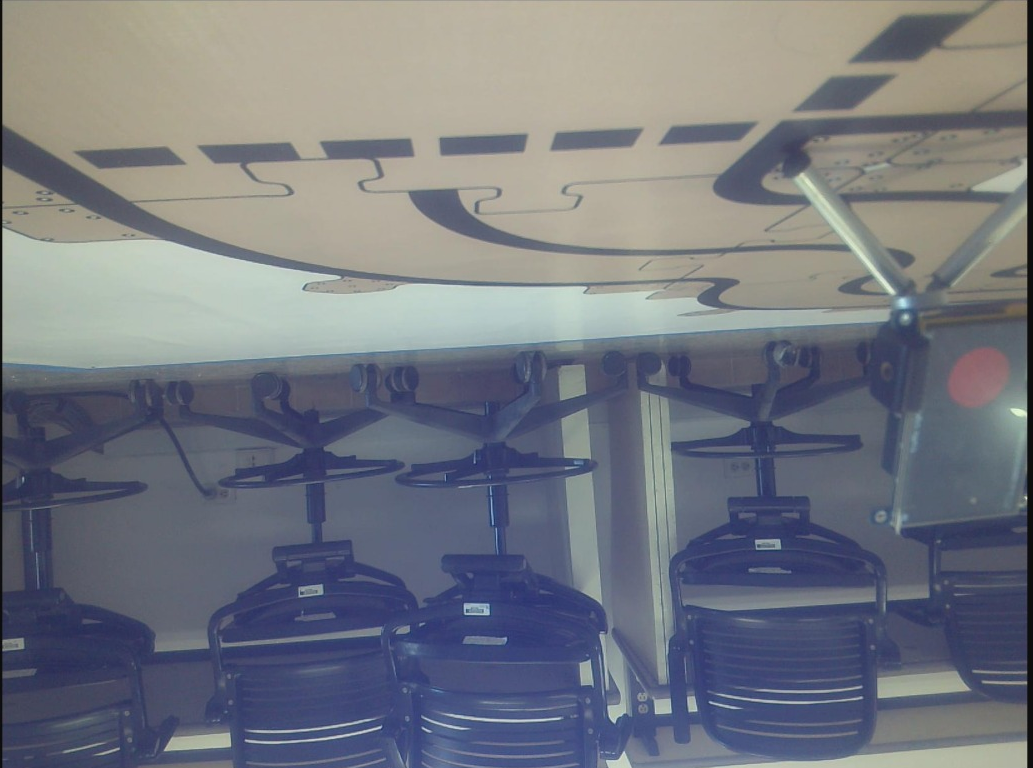
#> input picture image.png, 1033 x 768 px
$ python calibration_complex_lines.py ../image.png
#> lines starting #> are read from the running program, lines starting #| are printed output that depends on the picture; after the words box and inside, x2 and y2 are one past the last pixel; in counts of white or black regions, pixels touching at a corner belong together
"""Interactive parameter tuner for contour-based line detection."""

import cv2 as cv
import numpy as np
import sys
import os


# Defaults
DEFAULTS = {
    "T_init": 185,
    "T_min": 127,
    "T_max": 222,
    "dark_min_x10": 20,
    "dark_max_x10": 24  ,
    "roi_top_x100": 68,
    "min_area": 3753,
    "blur": 21,
    "morph": 9,
    "turn_angle": 36,
    "shift_max": 130

}


# Tuner UI
WIN_CTRL  = "Controls"
WIN_DEBUG = "Debug"
WIN_BIN   = "Binary (ROI)"


def nothing(_):
    pass


def build_window():
    cv.namedWindow(WIN_CTRL, cv.WINDOW_NORMAL)
    cv.resizeWindow(WIN_CTRL, 460, 520)

    cv.createTrackbar("T init",        WIN_CTRL, DEFAULTS["T_init"],       255, nothing)
    cv.createTrackbar("T min",         WIN_CTRL, DEFAULTS["T_min"],        255, nothing)
    cv.createTrackbar("T max",         WIN_CTRL, DEFAULTS["T_max"],        255, nothing)
    cv.createTrackbar("dark% min x10", WIN_CTRL, DEFAULTS["dark_min_x10"], 500, nothing)
    cv.createTrackbar("dark% max x10", WIN_CTRL, DEFAULTS["dark_max_x10"], 500, nothing)
    cv.createTrackbar("ROI top %",     WIN_CTRL, DEFAULTS["roi_top_x100"],  99, nothing)
    cv.createTrackbar("min area",      WIN_CTRL, DEFAULTS["min_area"],   5000, nothing)
    cv.createTrackbar("blur (odd)",    WIN_CTRL, DEFAULTS["blur"],         21, nothing)
    cv.createTrackbar("morph kernel",  WIN_CTRL, DEFAULTS["morph"],        15, nothing)
    cv.createTrackbar("turn angle",    WIN_CTRL, DEFAULTS["turn_angle"],   90, nothing)
    cv.createTrackbar("shift max px",  WIN_CTRL, DEFAULTS["shift_max"],   200, nothing)


def reset_window():
    for name, key in [
        ("T init", "T_init"), ("T min", "T_min"), ("T max", "T_max"),
        ("dark% min x10", "dark_min_x10"), ("dark% max x10", "dark_max_x10"),
        ("ROI top %", "roi_top_x100"), ("min area", "min_area"),
        ("blur (odd)", "blur"), ("morph kernel", "morph"),
        ("turn angle", "turn_angle"), ("shift max px", "shift_max"),
    ]:
        cv.setTrackbarPos(name, WIN_CTRL, DEFAULTS[key])


def read_params():
    p = {
        "T_init":     cv.getTrackbarPos("T init",       WIN_CTRL),
        "T_min":      cv.getTrackbarPos("T min",        WIN_CTRL),
        "T_max":      cv.getTrackbarPos("T max",        WIN_CTRL),
        "dark_min":   cv.getTrackbarPos("dark% min x10", WIN_CTRL) / 10.0,
        "dark_max":   cv.getTrackbarPos("dark% max x10", WIN_CTRL) / 10.0,
        "roi_top":    cv.getTrackbarPos("ROI top %",    WIN_CTRL) / 100.0,
        "min_area":   cv.getTrackbarPos("min area",     WIN_CTRL),
        "blur":       max(1, cv.getTrackbarPos("blur (odd)", WIN_CTRL) | 1),  # force odd
        "morph":      max(1, cv.getTrackbarPos("morph kernel", WIN_CTRL)),
        "turn_angle": cv.getTrackbarPos("turn angle",   WIN_CTRL),
        "shift_max":  cv.getTrackbarPos("shift max px", WIN_CTRL),
    }
    # Sanity: ensure min < max
    if p["T_min"] >= p["T_max"]:
        p["T_max"] = p["T_min"] + 1
    if p["dark_min"] >= p["dark_max"]:
        p["dark_max"] = p["dark_min"] + 0.1
    return p


def save_params(p):
    out = "params.txt"
    with open(out, "w") as f:
        for k, v in p.items():
            f.write(f"{k} = {v}\n")
    print(f"[saved] {os.path.abspath(out)}")


# Detection
_T_state = DEFAULTS["T_init"]  # threshold persists across frames


def crop_roi(img, roi_top):
    h = img.shape[0]
    y1 = int(h * roi_top)
    return img[y1:, :], y1


def balance_pic(gray, p):
    """Iteratively pick T so dark-pixel % in ROI lands in [dark_min, dark_max]."""
    global _T_state
    T = _T_state
    direction = 0
    for _ in range(10):
        _, binary = cv.threshold(gray, T, 255, cv.THRESH_BINARY_INV)
        crop, _ = crop_roi(binary, p["roi_top"])
        area = crop.shape[0] * crop.shape[1]
        if area == 0:
            return None, T
        perc = 100.0 * cv.countNonZero(crop) / area

        if perc > p["dark_max"]:
            if T <= p["T_min"]:
                _T_state = T
                return crop, T
            if direction == 1:
                _T_state = T
                return crop, T
            T -= 10
            direction = -1
        elif perc < p["dark_min"]:
            if T >= p["T_max"]:
                _T_state = T
                return crop, T
            if direction == -1:
                _T_state = T
                return crop, T
            T += 10
            direction = 1
        else:
            _T_state = T
            return crop, T
    _T_state = T
    return None, T


def detect(frame, p):
    gray = cv.cvtColor(frame, cv.COLOR_BGR2GRAY)
    if p["blur"] >= 3:
        gray = cv.GaussianBlur(gray, (p["blur"], p["blur"]), 0)

    binary_roi, T_used = balance_pic(gray, p)
    debug = frame.copy()

    # Always draw ROI line
    h = frame.shape[0]
    y_off = int(h * p["roi_top"])
    cv.line(debug, (0, y_off), (frame.shape[1], y_off), (255, 200, 0), 1)

    if binary_roi is None:
        cv.putText(debug, "no balanced threshold", (10, 25),
                   cv.FONT_HERSHEY_SIMPLEX, 0.6, (0, 0, 255), 2)
        blank = np.zeros((100, 300), np.uint8)
        return debug, blank, None, None, T_used

    # Morphological cleanup
    k = p["morph"]
    if k >= 2:
        kernel = np.ones((k, k), np.uint8)
        binary_roi = cv.morphologyEx(binary_roi, cv.MORPH_OPEN, kernel)
        binary_roi = cv.morphologyEx(binary_roi, cv.MORPH_CLOSE, kernel)

    contours, _ = cv.findContours(binary_roi, cv.RETR_EXTERNAL, cv.CHAIN_APPROX_SIMPLE)
    contours = [c for c in contours if cv.contourArea(c) >= p["min_area"]]

    angle = shift = None
    if contours:
        line = max(contours, key=cv.contourArea)
        rect = cv.minAreaRect(line)
        (cx, cy), _, _ = rect
        box = cv.boxPoints(rect)
        box = box[np.argsort(box[:, 1])]
        top_mid    = ((box[0] + box[1]) / 2).astype(int)
        bottom_mid = ((box[2] + box[3]) / 2).astype(int)

        dx = float(bottom_mid[0] - top_mid[0])
        dy = float(bottom_mid[1] - top_mid[1])
        angle = float(np.degrees(np.arctan2(dy, dx)))
        if angle < 0:
            angle += 180

        roi_center_x = binary_roi.shape[1] // 2
        shift = int(cx - roi_center_x)

        # Draw contour, oriented box, centerline on the debug frame
        cv.drawContours(debug, [line + [0, y_off]], -1, (0, 255, 0), 2)
        box_shifted = (box + [0, y_off]).astype(int)
        cv.drawContours(debug, [box_shifted], 0, (255, 0, 255), 1)
        p1 = (top_mid[0],    top_mid[1] + y_off)
        p2 = (bottom_mid[0], bottom_mid[1] + y_off)
        cv.line(debug, p1, p2, (0, 0, 255), 3)

        # Center reference line
        fx = frame.shape[1] // 2
        cv.line(debug, (fx, y_off), (fx, frame.shape[0]), (0, 255, 255), 1)

    # HUD
    if angle is not None:
        cv.putText(debug, f"T={T_used}  angle={angle:5.1f}  shift={shift:+d}",
                   (10, 25), cv.FONT_HERSHEY_SIMPLEX, 0.6, (255, 255, 255), 2)
    else:
        cv.putText(debug, f"T={T_used}  no contour", (10, 25),
                   cv.FONT_HERSHEY_SIMPLEX, 0.6, (0, 165, 255), 2)

    return debug, binary_roi, angle, shift, T_used


# Main
def open_source(arg):
    """Return (read_fn, is_image, cap). read_fn() returns a frame or None."""
#> called with arg = '../image.png'
    if arg is None:
        cap = cv.VideoCapture(0)
        return (lambda: cap.read()[1]), False, cap

    if not os.path.exists(arg):
        print(f"error: {arg} not found"); sys.exit(1)

    ext = os.path.splitext(arg)[1].lower()
    if ext in (".png", ".jpg", ".jpeg", ".bmp", ".webp"):
        img = cv.imread(arg)
#> img is the input picture: shape (768, 1033, 3); mean B, G, R 128.8, 120.3, 116.7
        if img is None:
            print(f"error: cv.imread failed on {arg}"); sys.exit(1)
        return (lambda: img.copy()), True, None
    else:
        cap = cv.VideoCapture(arg)
        return (lambda: cap.read()[1]), False, cap


def main():
    arg = sys.argv[1] if len(sys.argv) > 1 else None
    read_frame, is_image, cap = open_source(arg)
#> is_image = True

    build_window()
    cv.namedWindow(WIN_DEBUG, cv.WINDOW_NORMAL)
    cv.namedWindow(WIN_BIN,   cv.WINDOW_NORMAL)

    paused = False
    last_frame = None

    print("Keys: [q] quit  [s] save params  [r] reset  [space] pause")

    while True:
        if not paused or last_frame is None:
            frame = read_frame()
            if frame is None:
                if is_image:
                    break
                # video ended, loop it
                if cap is not None:
                    cap.set(cv.CAP_PROP_POS_FRAMES, 0)
                    continue
                break
            last_frame = frame

        p = read_params()
        debug, binary, angle, shift, T_used = detect(last_frame.copy(), p)

        cv.imshow(WIN_DEBUG, debug)
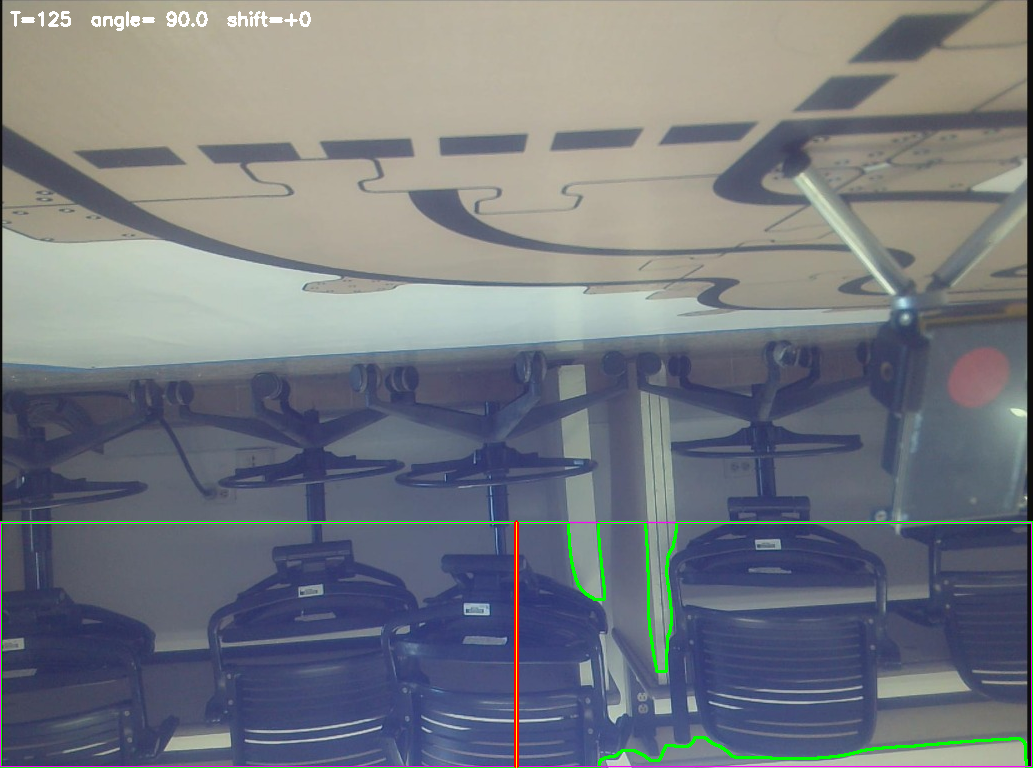
#> window 'Debug': shape (768, 1033, 3); mean B, G, R 128.4, 121.3, 117
        cv.imshow(WIN_BIN, binary)
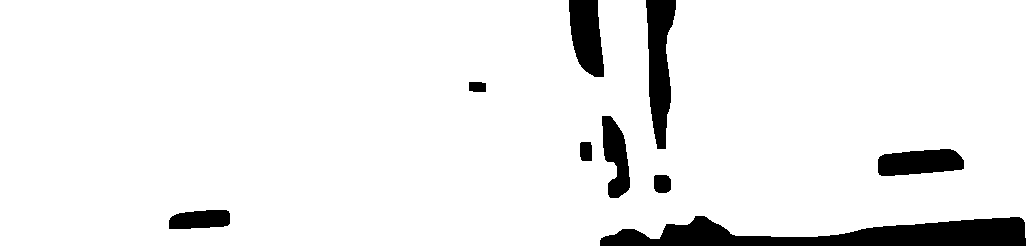
#> window 'Binary (ROI)': shape (246, 1033); 93.2% white; 9 black regions, largest, box (x1, y1, x2, y2) and area: (600, 216, 1026, 246) 7558, (646, 0, 676, 149) 2890, (569, 0, 604, 77) 2027

        key = cv.waitKey(1 if not is_image else 30) & 0xFF
#> (key q is pressed here)
        if key == ord('q'):
            break
        elif key == ord('s'):
            save_params(p)
        elif key == ord('r'):
            reset_window()
        elif key == ord(' '):
            paused = not paused

    if cap is not None:
        cap.release()
    cv.destroyAllWindows()


if __name__ == "__main__":
    main()
